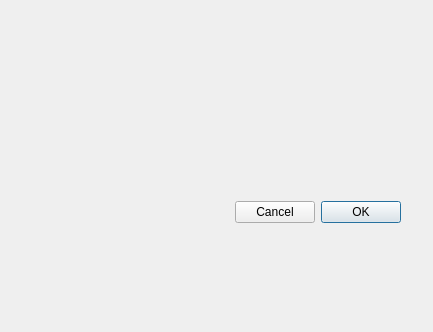
<?xml version="1.0" encoding="UTF-8"?>
<ui version="4.0">
 <class>DTDialog</class>
 <widget class="QDialog" name="DTDialog">
  <property name="geometry">
   <rect>
    <x>0</x>
    <y>0</y>
    <width>433</width>
    <height>332</height>
   </rect>
  </property>
  <property name="windowTitle">
   <string>DTDialog</string>
  </property>
  <property name="styleSheet">
   <string notr="true"/>
  </property>
  <layout class="QVBoxLayout" name="verticalLayout">
   <property name="spacing">
    <number>0</number>
   </property>
   <property name="leftMargin">
    <number>0</number>
   </property>
   <property name="topMargin">
    <number>0</number>
   </property>
   <property name="rightMargin">
    <number>0</number>
   </property>
   <property name="bottomMargin">
    <number>0</number>
   </property>
   <item>
    <widget class="DTTitleBar" name="TitleBar" native="true">
     <property name="sizePolicy">
      <sizepolicy hsizetype="Preferred" vsizetype="Maximum">
       <horstretch>0</horstretch>
       <verstretch>0</verstretch>
      </sizepolicy>
     </property>
    </widget>
   </item>
   <item>
    <layout class="QHBoxLayout" name="centralWidget">
     <property name="leftMargin">
      <number>8</number>
     </property>
     <property name="topMargin">
      <number>10</number>
     </property>
     <property name="rightMargin">
      <number>32</number>
     </property>
     <property name="bottomMargin">
      <number>25</number>
     </property>
    </layout>
   </item>
   <item>
    <layout class="QHBoxLayout" name="buttonBoxLayout">
     <property name="spacing">
      <number>0</number>
     </property>
     <property name="rightMargin">
      <number>32</number>
     </property>
     <property name="bottomMargin">
      <number>25</number>
     </property>
     <item>
      <spacer name="horizontalSpacer">
       <property name="orientation">
        <enum>Qt::Horizontal</enum>
       </property>
       <property name="sizeHint" stdset="0">
        <size>
         <width>40</width>
         <height>20</height>
        </size>
       </property>
      </spacer>
     </item>
     <item>
      <widget class="QDialogButtonBox" name="buttonBox">
       <property name="sizePolicy">
        <sizepolicy hsizetype="Fixed" vsizetype="Fixed">
         <horstretch>0</horstretch>
         <verstretch>0</verstretch>
        </sizepolicy>
       </property>
       <property name="layoutDirection">
        <enum>Qt::RightToLeft</enum>
       </property>
       <property name="orientation">
        <enum>Qt::Horizontal</enum>
       </property>
       <property name="standardButtons">
        <set>QDialogButtonBox::Cancel|QDialogButtonBox::Ok</set>
       </property>
       <property name="centerButtons">
        <bool>false</bool>
       </property>
      </widget>
     </item>
    </layout>
   </item>
  </layout>
 </widget>
 <customwidgets>
  <customwidget>
   <class>DTTitleBar</class>
   <extends>QWidget</extends>
   <header>DTWidget.DTTitleBar</header>
   <container>1</container>
  </customwidget>
 </customwidgets>
 <resources/>
 <connections>
  <connection>
   <sender>buttonBox</sender>
   <signal>accepted()</signal>
   <receiver>DTDialog</receiver>
   <slot>accept()</slot>
   <hints>
    <hint type="sourcelabel">
     <x>248</x>
     <y>254</y>
    </hint>
    <hint type="destinationlabel">
     <x>157</x>
     <y>274</y>
    </hint>
   </hints>
  </connection>
  <connection>
   <sender>buttonBox</sender>
   <signal>rejected()</signal>
   <receiver>DTDialog</receiver>
   <slot>reject()</slot>
   <hints>
    <hint type="sourcelabel">
     <x>316</x>
     <y>260</y>
    </hint>
    <hint type="destinationlabel">
     <x>286</x>
     <y>274</y>
    </hint>
   </hints>
  </connection>
 </connections>
</ui>
